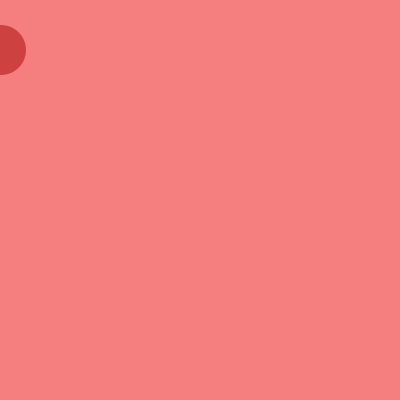
Frame 1 (no input)
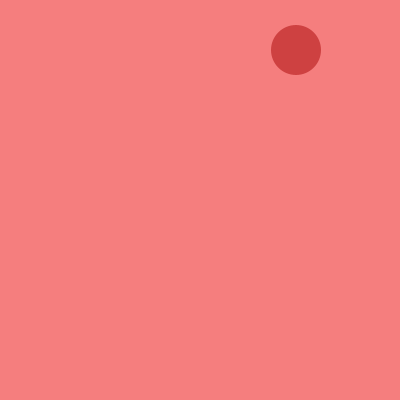
Frame 60 (the mouse pressed at the canvas centre just before this capture)
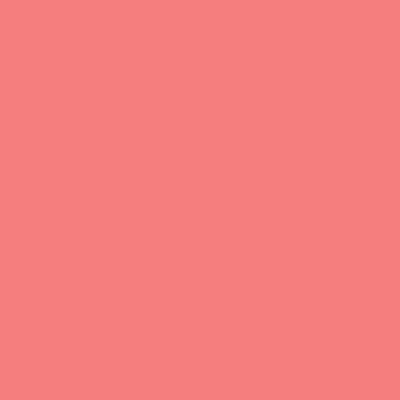
Frame 120 (the mouse held since frame 60 and released just before this capture)

The Processing sketch that drew these frames (run headless with seeded random() and noise(); from frame 60 on, the mouse is pressed at the canvas centre):

// Processing sketch: sketch_10_animatin_circle
// ── sketch_10_animatin_circle.pde
int circle_x = 1;
int growth = 5;

void setup() {
  size(400, 400);
  background(#F57E7E);
  noStroke(); // remove the black border
  fill(#CE4141); // chnage shape fill colors
}
void draw() {
  background(#F57E7E);
  // ellipse
  // random x position
  // ellipse(random(width), 50, 50, 50); 
  // random y position
  // ellipse(50, random(height), 50, 50);
  // random x and y positions
  // ellipse(random(width), random(height), 50, 50);
  
  // move a circle from left to right
  ellipse(circle_x, 50, 50, 50); 
  circle_x += growth;
}
